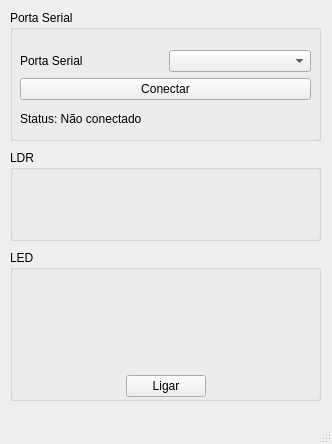
<?xml version="1.0" encoding="UTF-8"?>
<ui version="4.0">
 <class>MainWindow</class>
 <widget class="QMainWindow" name="MainWindow">
  <property name="windowModality">
   <enum>Qt::WindowModal</enum>
  </property>
  <property name="geometry">
   <rect>
    <x>0</x>
    <y>0</y>
    <width>332</width>
    <height>444</height>
   </rect>
  </property>
  <property name="windowTitle">
   <string>MainWindow</string>
  </property>
  <widget class="QWidget" name="centralwidget">
   <widget class="QGroupBox" name="groupBox">
    <property name="geometry">
     <rect>
      <x>10</x>
      <y>10</y>
      <width>311</width>
      <height>131</height>
     </rect>
    </property>
    <property name="title">
     <string>Porta Serial</string>
    </property>
    <widget class="QWidget" name="">
     <property name="geometry">
      <rect>
       <x>10</x>
       <y>40</y>
       <width>291</width>
       <height>81</height>
      </rect>
     </property>
     <layout class="QVBoxLayout" name="verticalLayout">
      <item>
       <layout class="QHBoxLayout" name="horizontalLayout">
        <item>
         <widget class="QLabel" name="label">
          <property name="text">
           <string>Porta Serial</string>
          </property>
         </widget>
        </item>
        <item>
         <widget class="QComboBox" name="comboBox"/>
        </item>
       </layout>
      </item>
      <item>
       <widget class="QPushButton" name="btn_conectar">
        <property name="text">
         <string>Conectar</string>
        </property>
       </widget>
      </item>
      <item>
       <widget class="QLabel" name="label_status">
        <property name="text">
         <string>Status: Não conectado</string>
        </property>
       </widget>
      </item>
     </layout>
    </widget>
   </widget>
   <widget class="QGroupBox" name="groupBox_2">
    <property name="geometry">
     <rect>
      <x>10</x>
      <y>150</y>
      <width>311</width>
      <height>91</height>
     </rect>
    </property>
    <property name="title">
     <string>LDR</string>
    </property>
    <widget class="QLabel" name="label_ldr">
     <property name="geometry">
      <rect>
       <x>10</x>
       <y>30</y>
       <width>291</width>
       <height>51</height>
      </rect>
     </property>
     <property name="font">
      <font>
       <pointsize>23</pointsize>
      </font>
     </property>
     <property name="text">
      <string/>
     </property>
     <property name="alignment">
      <set>Qt::AlignRight|Qt::AlignTrailing|Qt::AlignVCenter</set>
     </property>
    </widget>
   </widget>
   <widget class="QGroupBox" name="groupBox_3">
    <property name="geometry">
     <rect>
      <x>10</x>
      <y>250</y>
      <width>311</width>
      <height>151</height>
     </rect>
    </property>
    <property name="title">
     <string>LED</string>
    </property>
    <widget class="QWidget" name="">
     <property name="geometry">
      <rect>
       <x>0</x>
       <y>16</y>
       <width>311</width>
       <height>131</height>
      </rect>
     </property>
     <layout class="QHBoxLayout" name="horizontalLayout_2">
      <item>
       <spacer name="horizontalSpacer">
        <property name="orientation">
         <enum>Qt::Horizontal</enum>
        </property>
        <property name="sizeHint" stdset="0">
         <size>
          <width>40</width>
          <height>20</height>
         </size>
        </property>
       </spacer>
      </item>
      <item>
       <layout class="QVBoxLayout" name="verticalLayout_2">
        <item>
         <widget class="QLabel" name="red_led">
          <property name="enabled">
           <bool>false</bool>
          </property>
          <property name="text">
           <string/>
          </property>
          <property name="pixmap">
           <pixmap>../images/red_led.png</pixmap>
          </property>
          <property name="alignment">
           <set>Qt::AlignCenter</set>
          </property>
         </widget>
        </item>
        <item>
         <widget class="QPushButton" name="btn_led">
          <property name="text">
           <string>Ligar</string>
          </property>
         </widget>
        </item>
       </layout>
      </item>
      <item>
       <spacer name="horizontalSpacer_2">
        <property name="orientation">
         <enum>Qt::Horizontal</enum>
        </property>
        <property name="sizeHint" stdset="0">
         <size>
          <width>40</width>
          <height>20</height>
         </size>
        </property>
       </spacer>
      </item>
     </layout>
    </widget>
   </widget>
  </widget>
  <widget class="QMenuBar" name="menubar">
   <property name="geometry">
    <rect>
     <x>0</x>
     <y>0</y>
     <width>332</width>
     <height>20</height>
    </rect>
   </property>
  </widget>
  <widget class="QStatusBar" name="statusbar"/>
 </widget>
 <resources/>
 <connections/>
</ui>
